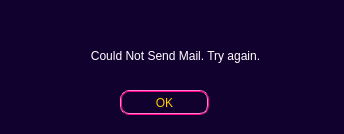
<?xml version="1.0" encoding="UTF-8"?>
<ui version="4.0">
 <class>Dialog</class>
 <widget class="QDialog" name="Dialog">
  <property name="geometry">
   <rect>
    <x>0</x>
    <y>0</y>
    <width>344</width>
    <height>134</height>
   </rect>
  </property>
  <property name="windowTitle">
   <string>Dialog</string>
  </property>
  <property name="styleSheet">
   <string notr="true">QPushButton{
	border: 2px;
	border-style: ridge;
	border-radius: 9px;
	border-color: rgb(255, 0, 143);
	color:#FFCC00; 
	font: 63 11pt &quot;URW Gothic&quot;;
}

QDialog{
	background-color: #11012E;
}
QLabel {
	color: white;
	font: 63 11pt &quot;URW Gothic&quot;;
}</string>
  </property>
  <widget class="QLabel" name="label">
   <property name="geometry">
    <rect>
     <x>20</x>
     <y>40</y>
     <width>311</width>
     <height>31</height>
    </rect>
   </property>
   <property name="text">
    <string>Could Not Send Mail. Try again.</string>
   </property>
   <property name="alignment">
    <set>Qt::AlignCenter</set>
   </property>
  </widget>
  <widget class="QPushButton" name="pushButton">
   <property name="geometry">
    <rect>
     <x>120</x>
     <y>90</y>
     <width>89</width>
     <height>25</height>
    </rect>
   </property>
   <property name="cursor">
    <cursorShape>PointingHandCursor</cursorShape>
   </property>
   <property name="text">
    <string>OK</string>
   </property>
  </widget>
 </widget>
 <resources/>
 <connections/>
</ui>
